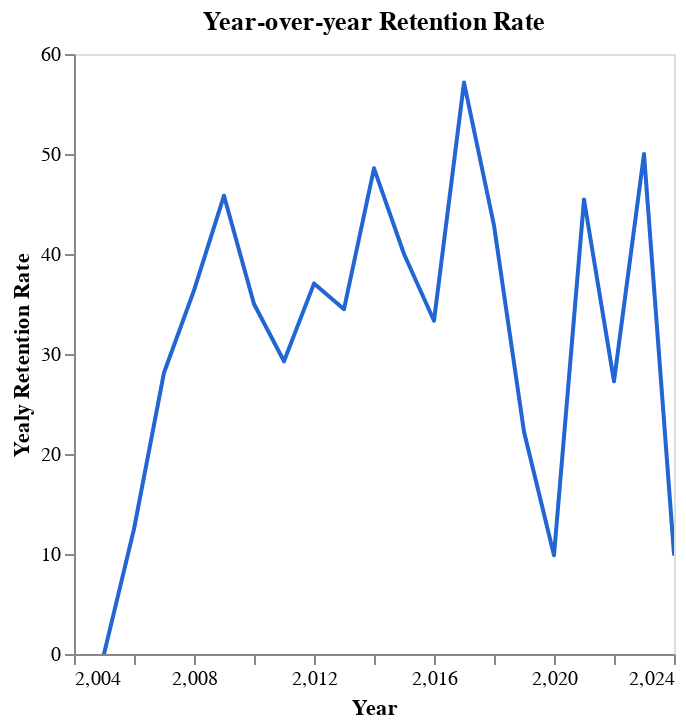

Notebook code cell kept with this figure:
### Code cell
_dntk.DeepnoteChart(df_3, """{"layer":[{"layer":[{"mark":{"clip":true,"type":"trail","color":"#2266D3","tooltip":true},"encoding":{"x":{"axis":{"grid":false,"title":"Year"},"sort":null,"type":"quantitative","field":"donation_year","scale":{"type":"linear","zero":false},"format":{"type":"default","decimals":null},"formatType":"numberFormatFromNumberType"},"y":{"axis":{"grid":false,"title":"Yealy Retention Rate"},"sort":null,"type":"quantitative","field":"yearly_retention_rate","scale":{"type":"linear","zero":false},"format":{"type":"default","decimals":null},"aggregate":"sum","formatType":"numberFormatFromNumberType"}}}]}],"title":"Year-over-year Retention Rate","config":{"legend":{}},"$schema":"https://vega.github.io/schema/vega-lite/v5.json","encoding":{},"usermeta":{"tooltipDefaultMode":true}}""")

### Figure 1 — Vega-Lite specification as saved in the notebook (floating-point values rounded to 4 significant figures)
{"layer": [{"layer": [{"mark": {"clip": true, "type": "trail", "color": "#2266D3", "tooltip": true}, "encoding": {"x": {"axis": {"grid": false, "title": "Year"}, "sort": null, "type": "quantitative", "field": "donation_year", "scale": {"type": "linear", "zero": false}, "format": {"type": "default", "decimals": null}, "formatType": "numberFormatFromNumberType"}, "y": {"axis": {"grid": false, "title": "Yealy Retention Rate"}, "sort": null, "type": "quantitative", "field": "yearly_retention_rate", "scale": {"type": "linear", "zero": false}, "format": {"type": "default", "decimals": null}, "aggregate": "sum", "formatType": "numberFormatFromNumberType"}}}]}], "title": "Year-over-year Retention Rate", "config": {"legend": {}}, "$schema": "https://vega.github.io/schema/vega-lite/v5.json", "encoding": {}, "usermeta": {"tooltipDefaultMode": true}, "data": {"values": [{"total_repeat_donors": 97, "total_donors": 290, "overall_retention_rate": 33.45, "donation_year": 2024, "donors_this_year": 10, "returning_donors": 1, "yearly_retention_rate": 10}, {"total_repeat_donors": 97, "total_donors": 290, "overall_retention_rate": 33.45, "donation_year": 2023, "donors_this_year": 2, "returning_donors": 1, "yearly_retention_rate": 50}, {"total_repeat_donors": 97, "total_donors": 290, "overall_retention_rate": 33.45, "donation_year": 2022, "donors_this_year": 11, "returning_donors": 3, "yearly_retention_rate": 27.27}, {"total_repeat_donors": 97, "total_donors": 290, "overall_retention_rate": 33.45, "donation_year": 2021, "donors_this_year": 11, "returning_donors": 5, "yearly_retention_rate": 45.45}, {"total_repeat_donors": 97, "total_donors": 290, "overall_retention_rate": 33.45, "donation_year": 2020, "donors_this_year": 81, "returning_donors": 8, "yearly_retention_rate": 9.88}, {"total_repeat_donors": 97, "total_donors": 290, "overall_retention_rate": 33.45, "donation_year": 2019, "donors_this_year": 27, "returning_donors": 6, "yearly_retention_rate": 22.22}, {"total_repeat_donors": 97, "total_donors": 290, "overall_retention_rate": 33.45, "donation_year": 2018, "donors_this_year": 14, "returning_donors": 6, "yearly_retention_rate": 42.86}, {"total_repeat_donors": 97, "total_donors": 290, "overall_retention_rate": 33.45, "donation_year": 2017, "donors_this_year": 28, "returning_donors": 16, "yearly_retention_rate": 57.14}, {"total_repeat_donors": 97, "total_donors": 290, "overall_retention_rate": 33.45, "donation_year": 2016, "donors_this_year": 54, "returning_donors": 18, "yearly_retention_rate": 33.33}, {"total_repeat_donors": 97, "total_donors": 290, "overall_retention_rate": 33.45, "donation_year": 2015, "donors_this_year": 40, "returning_donors": 16, "yearly_retention_rate": 40}, {"total_repeat_donors": 97, "total_donors": 290, "overall_retention_rate": 33.45, "donation_year": 2014, "donors_this_year": 35, "returning_donors": 17, "yearly_retention_rate": 48.57}, {"total_repeat_donors": 97, "total_donors": 290, "overall_retention_rate": 33.45, "donation_year": 2013, "donors_this_year": 29, "returning_donors": 10, "yearly_retention_rate": 34.48}, {"total_repeat_donors": 97, "total_donors": 290, "overall_retention_rate": 33.45, "donation_year": 2012, "donors_this_year": 27, "returning_donors": 10, "yearly_retention_rate": 37.04}, {"total_repeat_donors": 97, "total_donors": 290, "overall_retention_rate": 33.45, "donation_year": 2011, "donors_this_year": 41, "returning_donors": 12, "yearly_retention_rate": 29.27}, {"total_repeat_donors": 97, "total_donors": 290, "overall_retention_rate": 33.45, "donation_year": 2010, "donors_this_year": 20, "returning_donors": 7, "yearly_retention_rate": 35}, {"total_repeat_donors": 97, "total_donors": 290, "overall_retention_rate": 33.45, "donation_year": 2009, "donors_this_year": 24, "returning_donors": 11, "yearly_retention_rate": 45.83}, {"total_repeat_donors": 97, "total_donors": 290, "overall_retention_rate": 33.45, "donation_year": 2008, "donors_this_year": 33, "returning_donors": 12, "yearly_retention_rate": 36.36}, {"total_repeat_donors": 97, "total_donors": 290, "overall_retention_rate": 33.45, "donation_year": 2007, "donors_this_year": 32, "returning_donors": 9, "yearly_retention_rate": 28.13}, {"total_repeat_donors": 97, "total_donors": 290, "overall_retention_rate": 33.45, "donation_year": 2006, "donors_this_year": 24, "returning_donors": 3, "yearly_retention_rate": 12.5}, {"total_repeat_donors": 97, "total_donors": 290, "overall_retention_rate": 33.45, "donation_year": 2005, "donors_this_year": 9, "returning_donors": 0, "yearly_retention_rate": 0}]}}
